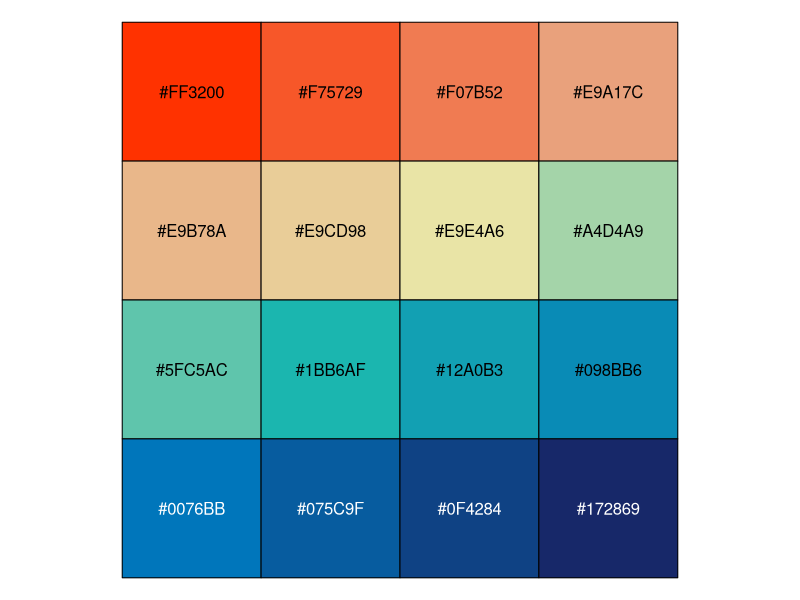
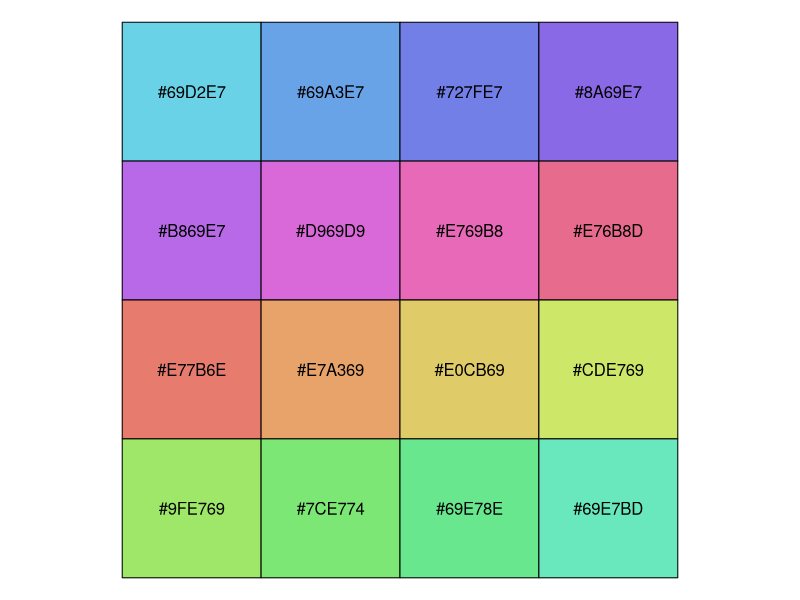
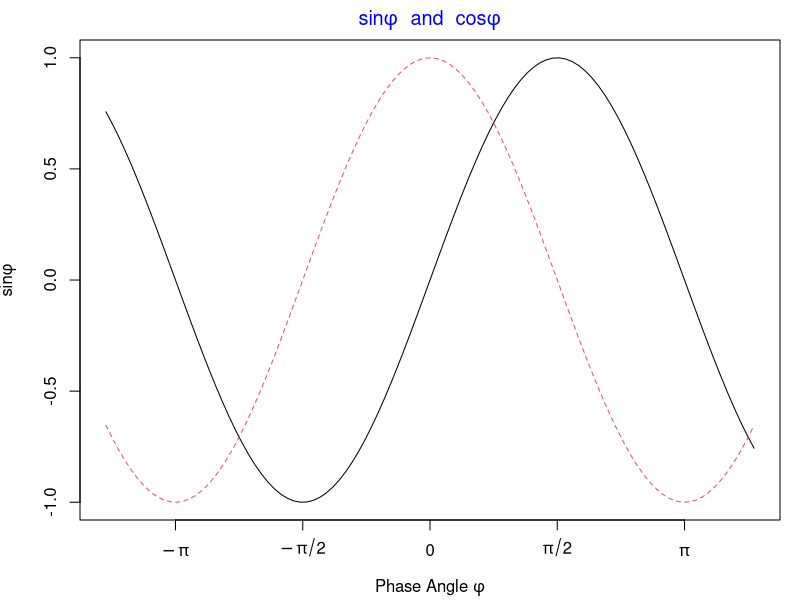

The R source for these figures, in order: (Note: this script raises an error after producing the figures.)
## ---- chunk 1
data(topo, package="MASS")
## ---- chunk 2
sample(colors(TRUE),20)
## ---- chunk 3
# Colors from https://github.com/johannesbjork/LaCroixColoR
color_pal <- c("#FF3200", "#E9A17C", "#E9E4A6", "#1BB6AF", "#0076BB", "#172869")
n <- 16
more_colors <- (grDevices::colorRampPalette(color_pal))(n)
scales::show_col(colours = more_colors)
## ---- chunk 4
# colors in colortools from http://www.gastonsanchez.com/
fish_pal <- c("#69D2E7", "#6993E7", "#7E69E7", "#BD69E7", 
              "#E769D2", "#E76993", "#E77E69", "#E7BD69", 
              "#D2E769", "#93E769", "#69E77E", "#69E7BD")
more_colors <- (grDevices::colorRampPalette(fish_pal))(n)
scales::show_col(colours = more_colors)
## ---- chunk 5
par(mar=c(4,4,2,1))
x <- seq(-4, 4, len = 101)
y <- cbind(sin(x), cos(x))
matplot(x, y,
  type = "l", xaxt = "n",
  main = expression(paste(
    plain(sin) * phi, "  and  ",
    plain(cos) * phi
  )),
  ylab = expression("sin" * phi, "cos" * phi), # only 1st is taken
  xlab = expression(paste("Phase Angle ", phi)),
  col.main = "blue"
)
axis(1,
  at = c(-pi, -pi / 2, 0, pi / 2, pi),
  labels = expression(-pi, -pi / 2, 0, pi / 2, pi)
)
## ---- chunk 6
names(knitr::knit_engines$get())
## ---- chunk 7
knitr::include_graphics(path = "figures/font_Impact.png")
## ---- chunk 8
par(mar = c(4, 4, 2, 1))
sines <- outer(1:20, 1:4, function(x, y) sin(x / 20 * pi * y))
matplot(sines,
  pch = 1:4, type = "o", col = rainbow(ncol(sines)),
  xlab = "x", ylab = "y", main = "Sines Function"
)
## ---- chunk 9
# 带有图标题
par(mar = c(4.1, 4.1, 4.5, 1.5), ps = 13, family = "Times")
x <- rnorm(10)
y <- x + rnorm(5, sd = 0.25)
model <- lm(y ~ x)
rsq <- summary(model)$r.squared
rsq <- signif(rsq, 4)
plot(x, y, main = "Hello \\LaTeX!", xlab = "$x$", ylab = "$y$")
abline(model, col = "red")
mtext(paste("Linear model: $R^{2}=", rsq, "$"), line = 0.5)
legend("bottomright", legend = paste("$y = ", round(coef(model)[2], 3),
  "x +", round(coef(model)[1], 3), "$",
  sep = ""
), bty = "n")

plot(x, y, main = "Hello \\LaTeX!", xlab = "$x$", ylab = "$y$")
abline(model, col = "red")
mtext(paste("Linear model: $R^{2}=", rsq, "$"), line = 0.5)
legend("bottomright", legend = paste("$y = ", round(coef(model)[2], 3),
  "x +", round(coef(model)[1], 3), "$",
  sep = ""
), bty = "n")
## ---- chunk 10
x0 <- 2^(-20:10)
nus <- c(0:5, 10, 20)
x <- seq(0, 4, length.out = 501)

plot(x0, x0^-8,frame.plot=TRUE,
     log = "xy", xlab = "$u$", axes = FALSE,
     ylab = "$\\mathcal{K}_{\\kappa}(u)$", 
     type = "n", ann = TRUE, panel.first = grid()
) # x 和 y 轴都取对数

axis(1,
     at = c(1e-08, 1e-06, 1e-04, 1e-02, 1, 1e+02),
     labels = expression(10^-8, 10^-6, 10^-4, 10^-2, 1, 10^2)
)
axis(2,
     at = c(1e-16, 1, 1e+16, 1e+32, 1e+48),
     labels = expression(10^-16, 1, 10^16, 10^32, 10^48), las = 1
)
# 设置线条颜色
cols <- RColorBrewer::brewer.pal(9,name = "Spectral")
# gray.colors(9) terrain.colors(9)  RColorBrewer::brewer.pal(9,name = "Spectral")
for (i in seq(length(nus)))
  lines(x0, besselK(x0, nu = nus[i]), col = cols[i], lwd = 2)
legend("topright",legend = paste0("$\\kappa=", rev(nus),"$"),
       col = rev(cols), lwd = 2, cex = 0.5)

# 数据变化范围太大，因此横纵坐标轴都取了以10为底的对数，数据可以紧凑的在一张图内展示
x <- seq(0, 40, length.out = 801)
x <- x[x > 0]
plot(x, x,frame.plot=TRUE,
     ylim = c(1e-18, 1e11), log = "y", xlab = "$u$", type = "n",  yaxt = "n",
     ylab = "$\\mathcal{K}_{\\kappa}(u)$", ann = TRUE, panel.first = grid()
)
axis(2,
     at = c(1e-19, 1e-12, 1e-05, 1e+02, 1e+09),
     labels = expression(10^-19, 10^-12, 10^-5, 10^2, 10^9), las = 1
)

for (i in seq(length(nus)))
  lines(x, besselK(x, nu = nus[i]), col = cols[i], lwd = 2)
legend("topright", legend = paste0("$\\kappa=", rev(nus),"$"), 
       col = rev(cols), lwd = 2, cex = 0.5)
